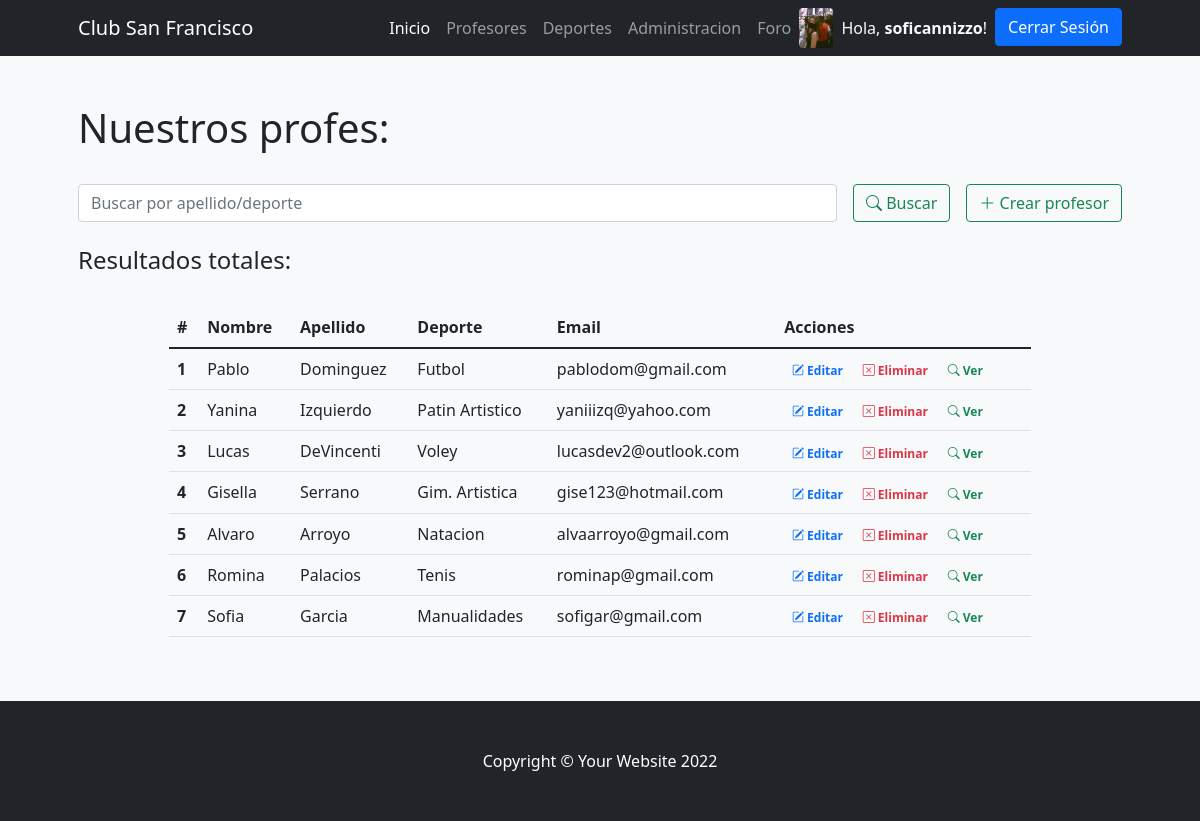
/PrimeraEntregaFinalApp/profesores (signed in), run on the app's committed database.
### PrimeraEntregaFinalApp/models.py (models this page shows)
class Avatar(models.Model):
    usuario = models.OneToOneField(User, on_delete=models.CASCADE)
    imagen = models.ImageField(upload_to='avatar/', blank=True, null=True)

class Profesor(models.Model):
    nombre = models.CharField(max_length=20)
    apellido = models.CharField(max_length=30)
    deporte = models.CharField(max_length=30)
    email = models.EmailField()

### PrimeraEntregaFinalApp/views.py (the view)
# urls.py: path('profesores', views.profesores, name="profesores"),
@login_required
def profesores(request):
    if request.method == "POST":
        search = request.POST["search"]
        if search != "":
            profesores = Profesor.objects.filter( Q(apellido__icontains=search) | Q(deporte__icontains=search) ).values()
            return render(request, "PrimeraEntregaFinalApp/profesores.html",{"profesores":profesores, "search":True, "busqueda":search})
    profesores = Profesor.objects.all()
    print(profesores)
    return render(request,"PrimeraEntregaFinalApp/profesores.html" , {"profesores": profesores})

### PrimeraEntregaFinalApp/templates/PrimeraEntregaFinalApp/profesores.html (shortened to what this page needs)
{%extends 'base.html'%}
{%load static%}
{%block contenidoPagina%}
<section class="bg-light py-5">
    <div class="container px-5">
        <h1>Nuestros profes:</h1>
        <br>
        <div class="row gx-5 justify-content-center">
            <div class="col-lg-12">
                <form class="d-flex my-2 my-lg-0" action="" method="post">
                    <input class="flex-grow-0 form-control mr-sm-2" type="search" name="search" placeholder="Buscar por apellido/deporte" aria-label="Search">
                    <button class="btn btn-outline-success text-nowrap ms-3 my-2 my-sm-0" type="submit"> <i class="bi bi-search"></i> Buscar</button>
                    <a class="btn btn-outline-success text-nowrap ms-3 my-2 my-sm-0" href="{% url 'crear_profesor' %}"> <i class="bi bi-plus-lg"></i> Crear profesor</a>
                </form>
            </div>
        </div>
        <br>
        <h4>Resultados
            {% if search %}
                para "{{busqueda}}":
            {% else %}
                totales:
            {% endif %}
        </h4>
        <br>
        <div class="row gx-5 justify-content-center">
            <div class="col-lg-10 table-responsive">
                <table class="table table-theme">
                    <thead>
                        <tr>
                            <th scope="col">#</th>
                            <th scope="col">Nombre</th>
                            <th scope="col">Apellido</th>
                            <th scope="col">Deporte</th>
                            <th scope="col">Email</th>
                            <th scope="col">Acciones</th>
                        </tr>
                    </thead>
                    <tbody>
                        {% for profesor in profesores %}
                            <tr>
                                <th scope="row">{{forloop.counter}}</th>
                                <td>{{profesor.nombre}}</td>
                                <td>{{profesor.apellido}}</td>
                                <td>{{profesor.deporte}}</td>
                                <td>{{profesor.email}}</td>
                                <td>
                                    <a href="{% url 'editar_profesor' profesor.id %}" class="text-primary badge badge-primary text-decoration-none"> <i class="bi bi-pencil-square"></i> Editar</a>
                                    <a href="{% url 'eliminar_profesor' profesor.id %}" class="text-danger badge badge-danger text-decoration-none"> <i class="bi bi-x-square"></i> Eliminar</a>
                                    <a href="{% url 'profesor_detail' profesor.id %}" class="text-success badge badge-success text-decoration-none"> <i class="bi bi-search"></i> Ver</a>
                                </td>
                            </tr>
                        {% endfor %}
                    </tbody>
                </table>
            </div>
        </div>
    </div>
</section>
{% endblock %}

### PrimeraEntregaFinalApp/templates/PrimeraEntregaFinalApp/base.html (shortened to what this page needs)
{% load static %}
<!DOCTYPE html>
<html lang="es">
    <head>
        <link rel="stylesheet" href="https://cdn.jsdelivr.net/npm/bootstrap-icons@1.8.3/font/bootstrap-icons.css">
        <link href="{% static 'css/styles.css' %}" rel="stylesheet" />
    </head>
    <body>
        <nav class="navbar navbar-expand-lg navbar-dark bg-dark">
            <div class="container px-5">
                <a class="navbar-brand" href="{% url 'inicio' %}">Club San Francisco</a>
                <div class="collapse navbar-collapse" id="navbarSupportedContent">
                    <ul class="navbar-nav ms-auto mb-2 mb-lg-0">
                        <li class="nav-item"><a class="nav-link active" aria-current="page" href="{% url 'inicio' %}">Inicio</a></li>
                        <li class="nav-item"><a class="nav-link" href="{% url 'profesores' %}">Profesores</a></li>
                        <li class="nav-item"><a class="nav-link" href="{% url 'deportes' %}">Deportes</a></li>
                        {% if user.is_authenticated %}
                            <li class="nav-item"><a class="nav-link" href="{% url 'administracion' %}">Administracion</a></li>
                            <li class="nav-item"><a class="nav-link" href="{% url 'foro' %}">Foro</a></li>
                        {% endif %}
                        {% if user.is_authenticated %}
                            {% if user.avatar.imagen.url %}
                                <img class="rounded" src="{{ user.avatar.imagen.url }}" alt="" srcset="" style="height: 40px;">
                            {% else %}
                                <i class="bi bi-person-circle text-light my-2"></i>
                            {% endif %}
                            <li class="nav-item"><p class="text-light my-2 mx-2"> Hola, <b>{{user.username}}</b>!</p></li>
                            <li class="nav-item"><a class="btn btn-primary" href="{% url 'logout' %}">Cerrar Sesión</a></li>
                        {% else %}
                            <li class="nav-item"><a class="btn btn-primary mx-2" href="{% url 'login' %}">Iniciar Sesión</a></li>
                            <li class="nav-item"><a class="btn btn-outline-primary" href="{% url 'register' %}">Registrarse</a></li>
                        {% endif %}
                    </ul>
                </div>
            </div>
        </nav>
        {% block contenidoPagina %}
        {% endblock %}
        <footer class="py-5 bg-dark footer">
            <div class="container px-5"><p class="m-0 text-center text-white">Copyright &copy; Your Website 2022</p></div>
        </footer>
    </body>
</html>

### data on the page
Profesor: nombre "Pablo", apellido "Dominguez", deporte "Futbol", email "pablodom@gmail.com"
Profesor: nombre "Yanina", apellido "Izquierdo", deporte "Patin Artistico", email "yaniiizq@yahoo.com"
Profesor: nombre "Lucas", apellido "DeVincenti", deporte "Voley", email "lucasdev2@outlook.com"
Profesor: nombre "Gisella", apellido "Serrano", deporte "Gim. Artistica", email "gise123@hotmail.com"
Profesor: nombre "Alvaro", apellido "Arroyo", deporte "Natacion", email "alvaarroyo@gmail.com"
Profesor: nombre "Romina", apellido "Palacios", deporte "Tenis", email "rominap@gmail.com"
Profesor: nombre "Sofia", apellido "Garcia", deporte "Manualidades", email "sofigar@gmail.com"

### other printed values
{{ user.username }} "soficannizzo"
